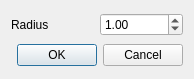
<?xml version="1.0" encoding="UTF-8"?>
<ui version="4.0">
 <class>GaussianFilterDialog</class>
 <widget class="QDialog" name="GaussianFilterDialog">
  <property name="geometry">
   <rect>
    <x>0</x>
    <y>0</y>
    <width>194</width>
    <height>79</height>
   </rect>
  </property>
  <property name="windowTitle">
   <string>Gaussian Filter</string>
  </property>
  <layout class="QGridLayout" name="gridLayout">
   <item row="0" column="0">
    <widget class="QLabel" name="label">
     <property name="text">
      <string>Radius</string>
     </property>
    </widget>
   </item>
   <item row="0" column="1">
    <widget class="QDoubleSpinBox" name="radiusBox">
     <property name="minimum">
      <double>0.100000000000000</double>
     </property>
     <property name="maximum">
      <double>2.000000000000000</double>
     </property>
     <property name="singleStep">
      <double>0.050000000000000</double>
     </property>
     <property name="value">
      <double>1.000000000000000</double>
     </property>
    </widget>
   </item>
   <item row="1" column="0" colspan="2">
    <widget class="QDialogButtonBox" name="buttonBox">
     <property name="orientation">
      <enum>Qt::Horizontal</enum>
     </property>
     <property name="standardButtons">
      <set>QDialogButtonBox::Cancel|QDialogButtonBox::Ok</set>
     </property>
    </widget>
   </item>
  </layout>
 </widget>
 <resources/>
 <connections>
  <connection>
   <sender>buttonBox</sender>
   <signal>accepted()</signal>
   <receiver>GaussianFilterDialog</receiver>
   <slot>accept()</slot>
   <hints>
    <hint type="sourcelabel">
     <x>248</x>
     <y>254</y>
    </hint>
    <hint type="destinationlabel">
     <x>157</x>
     <y>274</y>
    </hint>
   </hints>
  </connection>
  <connection>
   <sender>buttonBox</sender>
   <signal>rejected()</signal>
   <receiver>GaussianFilterDialog</receiver>
   <slot>reject()</slot>
   <hints>
    <hint type="sourcelabel">
     <x>316</x>
     <y>260</y>
    </hint>
    <hint type="destinationlabel">
     <x>286</x>
     <y>274</y>
    </hint>
   </hints>
  </connection>
 </connections>
</ui>
